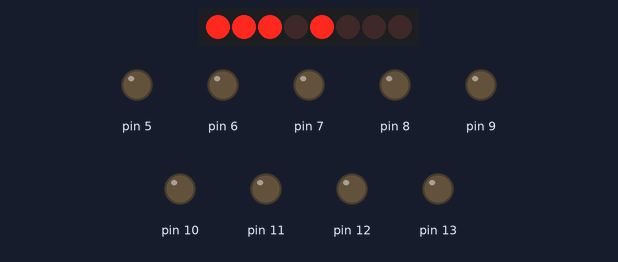
Simulated run of this sketch. Board: Arduino Uno, built with avr-gcc and run on an emulated ATmega328P. Parts: 8 shift-register outputs drawn as a row of LEDs (first output left, lit = HIGH), output pins drawn as LEDs (lit = HIGH). Wiring (inferred from the names in the program): shift register (74HC595): data pin 4; shift clock pin 2; latch pin 3. Wiring (inferred from the signals the program sends): row of LEDs: on Q0, Q1, Q2, Q3, Q4, Q5, Q6, Q7. Random numbers use the default seed unless the sketch sets one; pins used as bus, display or sensor lines are not drawn.

Above: at 0.05 s.
At 0.7 s:
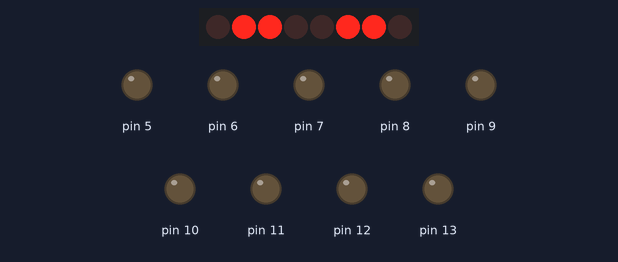
At 8.89 s:
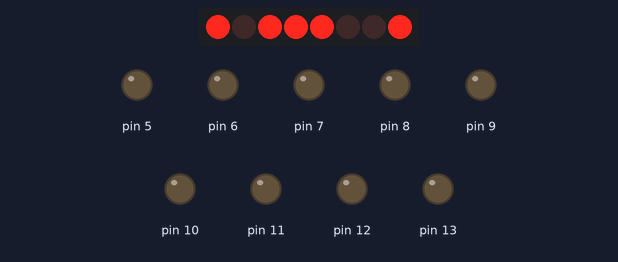
At 17.68 s:
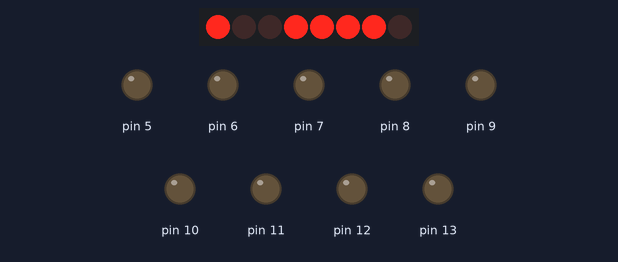
At 27.38 s:
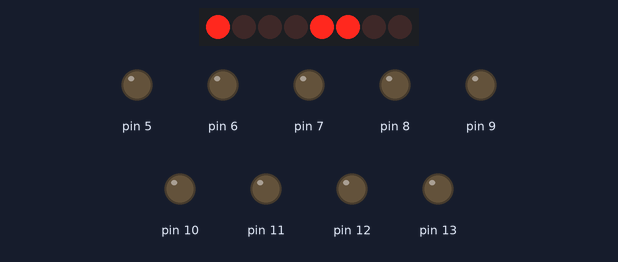
At 37.08 s:
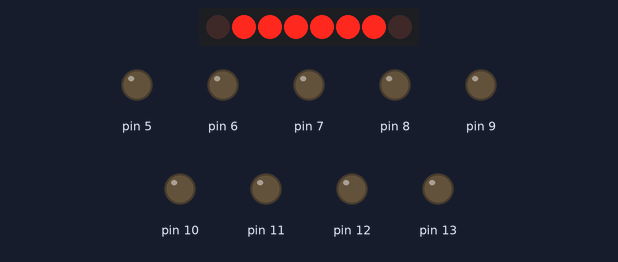
Timing chart, 0 to 40.0 s (numbered marks = the images above):
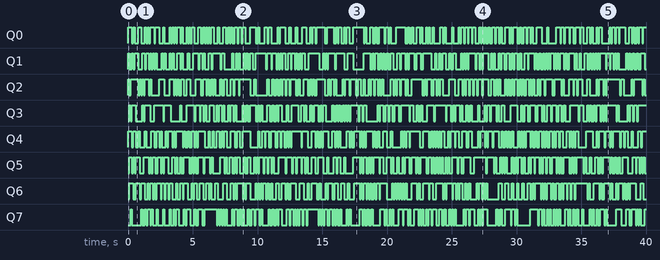

The sketch:

Matrix.ino
```cpp
int ShiftRedDataPin = 4;
int ShiftRedClkPin = 2;
int ShiftRedRstPin = 3;
int ShiftGreenDataPin = 0;
int ShiftGreenClkPin = 0;
int ShiftGreenRstPin = 0;
int ShiftColDataPin = 4;
int ShiftColClkPin = 2;
int ShiftColRstPin = 3;

void setup()
{
  Serial.begin(9600);
  for(int i = 2; i <= 13; i++)
  {
    pinMode(i, OUTPUT);
  }
}

void loop()
{
  SO("Col", random(0, 255));
  SO("Red", random(0, 255));
  delay(100);
}
```

Functions_Advanced.ino
```cpp
void Matrix(int data[])
{
}

void SO(String s, int data)
{
  if(s == "Col")
  {
    digiW(ShiftColRstPin, 1);
    shiftOut(ShiftColDataPin, ShiftColClkPin, LSBFIRST, data);
    digiW(ShiftColRstPin, 0);
  }
  else if(s == "Red")
  {
    digiW(ShiftRedRstPin, 1);
    shiftOut(ShiftRedDataPin, ShiftRedClkPin, LSBFIRST, data);
    digiW(ShiftRedRstPin, 0);
  }
  else if(s == "Green")
  {
    digiW(ShiftGreenRstPin, 1);
    shiftOut(ShiftGreenDataPin, ShiftGreenClkPin, LSBFIRST, data);
    digiW(ShiftGreenRstPin, 0);
  }
  else if(s == "Clear")
  {
    digiW(ShiftColRstPin, 1);
    digiW(ShiftRedRstPin, 1);
    digiW(ShiftGreenRstPin, 1);
    shiftOut(ShiftColDataPin, ShiftColClkPin, LSBFIRST, 0);
    shiftOut(ShiftRedDataPin, ShiftRedClkPin, LSBFIRST, 0);
    shiftOut(ShiftGreenDataPin, ShiftGreenClkPin, LSBFIRST, 0);
    digiW(ShiftColRstPin, 0);
    digiW(ShiftRedRstPin, 0);
    digiW(ShiftGreenRstPin, 0);
  }
}
```

Functions_Basic.ino
```cpp
void write(int data)
{
  Serial.print(data, BYTE);
}

boolean read(int data)
{
  if(Serial.read() == data) { return true; }
  else { return false; }
}

void digiW(int data1, int data2)
{
  digitalWrite(data1, data2);
}
```

Measured:
- by itself, Q0: LOW → HIGH at 0.00 s, → LOW 0.30 s later, → HIGH 0.10 s later, → LOW 0.10 s later, … (205 changes in this stretch)
- by itself, Q1: LOW → HIGH at 0.00 s, → LOW 0.10 s later, → HIGH 0.20 s later, → LOW 0.10 s later, … (214 changes in this stretch)
- by itself, Q2: LOW → HIGH at 0.00 s, → LOW 0.10 s later, → HIGH 0.10 s later, → LOW 0.60 s later, … (192 changes in this stretch)
- by itself, Q3: LOW → HIGH at 0.10 s, → LOW 0.10 s later, → HIGH 0.10 s later, → LOW 0.30 s later, … (181 changes in this stretch)
- by itself, Q4: LOW → HIGH at 0.00 s, → LOW 0.30 s later, → HIGH 0.10 s later, → LOW 0.20 s later, … (205 changes in this stretch)
- by itself, Q5: LOW → HIGH at 0.10 s, → LOW 0.20 s later, → HIGH 0.10 s later, → LOW 0.10 s later, … (208 changes in this stretch)
- by itself, Q6: LOW → HIGH at 0.10 s, → LOW 0.30 s later, → HIGH 0.20 s later, → LOW 0.30 s later, … (206 changes in this stretch)
- by itself, Q7: LOW → HIGH at 0.20 s, → LOW 0.10 s later, → HIGH 0.70 s later, → LOW 0.10 s later, … (207 changes in this stretch)
